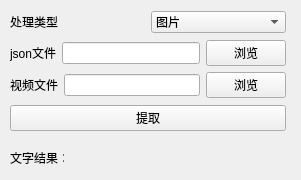
<?xml version="1.0" encoding="UTF-8"?>
<ui version="4.0">
 <class>readwm</class>
 <widget class="QWidget" name="readwm">
  <property name="geometry">
   <rect>
    <x>0</x>
    <y>0</y>
    <width>301</width>
    <height>180</height>
   </rect>
  </property>
  <property name="windowTitle">
   <string>读取水印</string>
  </property>
  <property name="windowIcon">
   <iconset resource="../gui/res.qrc">
    <normaloff>:/icon/C:/Users/27698/Downloads/reico.ico</normaloff>:/icon/C:/Users/27698/Downloads/reico.ico</iconset>
  </property>
  <widget class="QWidget" name="layoutWidget">
   <property name="geometry">
    <rect>
     <x>10</x>
     <y>10</y>
     <width>276</width>
     <height>125</height>
    </rect>
   </property>
   <layout class="QVBoxLayout" name="verticalLayout_2">
    <item>
     <layout class="QHBoxLayout" name="horizontalLayout">
      <item>
       <widget class="QLabel" name="label">
        <property name="text">
         <string>处理类型</string>
        </property>
       </widget>
      </item>
      <item>
       <widget class="QComboBox" name="comboBox">
        <item>
         <property name="text">
          <string>图片</string>
         </property>
        </item>
        <item>
         <property name="text">
          <string>文字</string>
         </property>
        </item>
       </widget>
      </item>
     </layout>
    </item>
    <item>
     <layout class="QVBoxLayout" name="verticalLayout">
      <item>
       <layout class="QHBoxLayout" name="horizontalLayout_5">
        <item>
         <widget class="QLabel" name="label_2">
          <property name="text">
           <string>json文件</string>
          </property>
         </widget>
        </item>
        <item>
         <layout class="QHBoxLayout" name="horizontalLayout_2">
          <item>
           <widget class="QLineEdit" name="lineEdit"/>
          </item>
          <item>
           <widget class="QPushButton" name="pushButton">
            <property name="text">
             <string>浏览</string>
            </property>
           </widget>
          </item>
         </layout>
        </item>
       </layout>
      </item>
      <item>
       <layout class="QHBoxLayout" name="horizontalLayout_4">
        <item>
         <widget class="QLabel" name="label_3">
          <property name="text">
           <string>视频文件</string>
          </property>
         </widget>
        </item>
        <item>
         <layout class="QHBoxLayout" name="horizontalLayout_3">
          <item>
           <widget class="QLineEdit" name="lineEdit_2"/>
          </item>
          <item>
           <widget class="QPushButton" name="pushButton_2">
            <property name="text">
             <string>浏览</string>
            </property>
           </widget>
          </item>
         </layout>
        </item>
       </layout>
      </item>
     </layout>
    </item>
    <item>
     <widget class="QPushButton" name="pushButton_3">
      <property name="text">
       <string>提取</string>
      </property>
     </widget>
    </item>
   </layout>
  </widget>
  <widget class="QLabel" name="label_4">
   <property name="geometry">
    <rect>
     <x>10</x>
     <y>150</y>
     <width>54</width>
     <height>16</height>
    </rect>
   </property>
   <property name="text">
    <string>文字结果：</string>
   </property>
  </widget>
  <widget class="QLabel" name="label_5">
   <property name="geometry">
    <rect>
     <x>70</x>
     <y>150</y>
     <width>211</width>
     <height>16</height>
    </rect>
   </property>
   <property name="text">
    <string/>
   </property>
  </widget>
 </widget>
 <resources>
  <include location="../gui/res.qrc"/>
 </resources>
 <connections/>
</ui>
